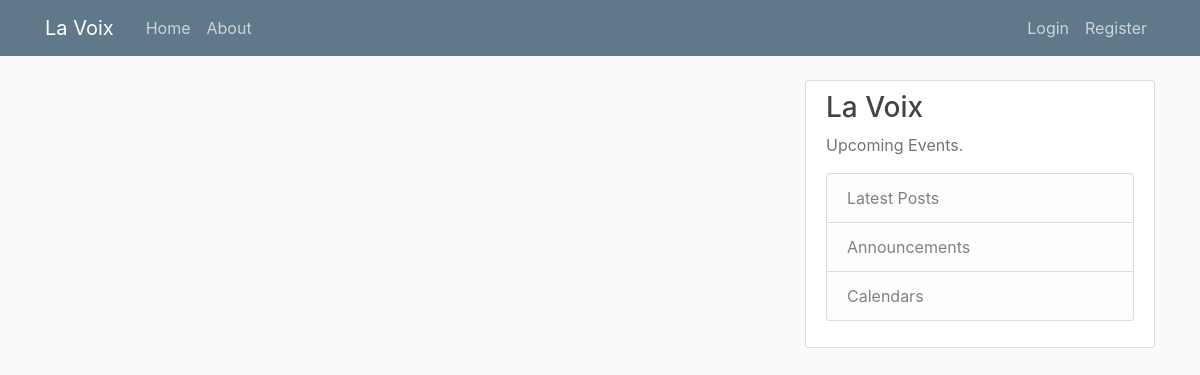
Before: / with the older database file.
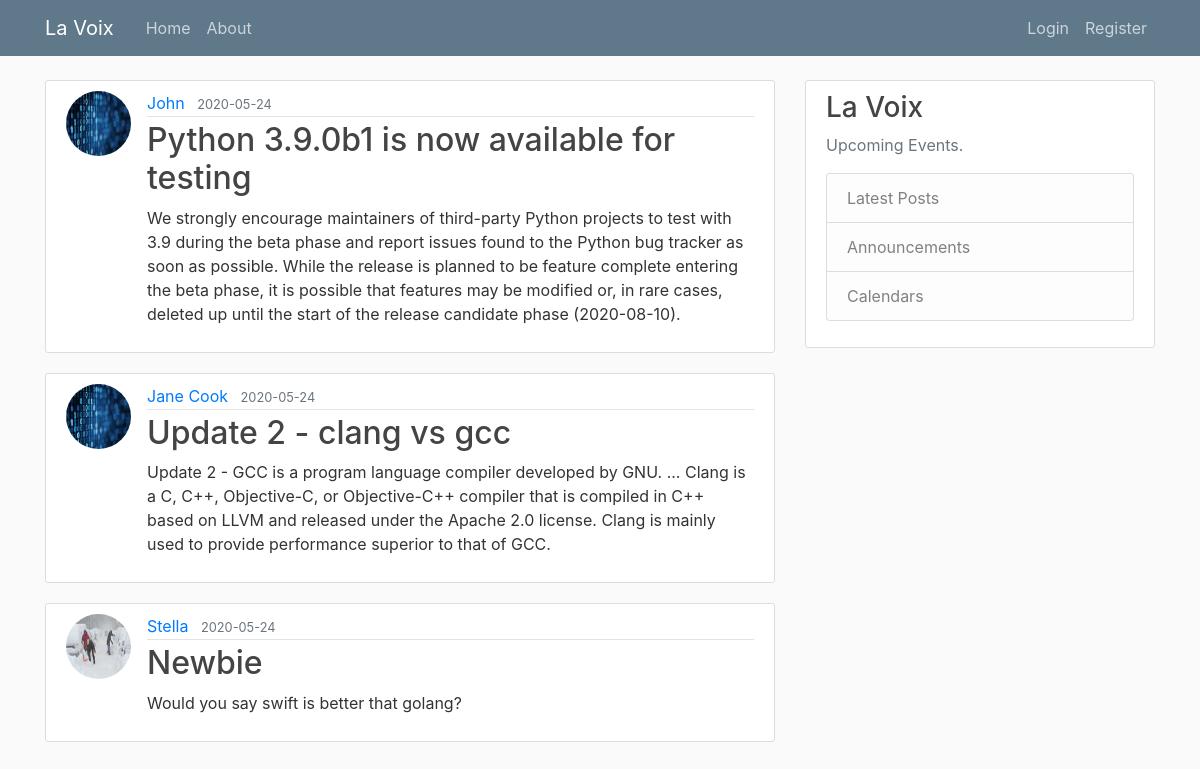
After: the same page with the newer database file.
### MyBlogApp/models.py (models this page shows)
class Post(db.Model):
    id= db.Column(db.Integer, primary_key=True)
    title = db.Column(db.String(100), nullable=False)
    date_posted = db.Column(db.DateTime, nullable=False, default=datetime.utcnow)
    content = db.Column(db.Text, nullable=False)
    user_id = db.Column(db.Integer, db.ForeignKey('user.id'), nullable=False)

class User(db.Model, UserMixin):
    id = db.Column(db.Integer, primary_key=True)
    username = db.Column(db.String(20), unique=True, nullable=False)
    email = db.Column(db.String(120), unique=True, nullable=False)
    image_file = db.Column(db.String(20), nullable=False, default='default.jpg')
    password = db.Column(db.String(60), nullable=False)
    posts = db.relationship('Post', backref='author')

### MyBlogApp/routes.py (the view)
@app.route('/')
def home():
    posts = Post.query.all() #grap all the post and place on the homepage
    return render_template('home.html', posts=posts)

### MyBlogApp/templates/home.html
{% extends "layout.html" %}
{% block content %}
    {% for post in posts %}
        <article class="media content-section">
          <img class="rounded-circle article-img" src="{{ url_for('static', filename='profile_pics/' + post.author.image_file) }}">
          <div class="media-body">
            <div class="article-metadata">
              <a class="mr-2" href="#">{{ post.author.username }}</a>
              <small class="text-muted">{{ post.date_posted.strftime('%Y-%m-%d') }}</small>
            </div>
            <h2><a class="article-title" href="{{ url_for('post', post_id=post.id) }}">{{ post.title }}</a></h2>
            <p class="article-content">{{ post.content }}</p>
          </div>
        </article>
    {% endfor %}
{% endblock content %}

### MyBlogApp/templates/layout.html (shortened to what this page needs)
<!DOCTYPE html>
<html lang="en">
<head>
    <link rel="stylesheet" href="https://stackpath.bootstrapcdn.com/bootstrap/4.4.1/css/bootstrap.min.css">
    <link rel="stylesheet" type="text/css" href="{{ url_for('static', filename='main.css') }}">
</head>
<body>
    <header class="site-header">
        <nav class="navbar navbar-expand-md navbar-dark bg-steel fixed-top">
          <div class="container">
            <a class="navbar-brand mr-4" href="/">La Voix</a>
            <div class="collapse navbar-collapse" id="navbarToggle">
              <div class="navbar-nav mr-auto">
                <a class="nav-item nav-link" href= "{{ url_for('home') }}">Home</a>
                <a class="nav-item nav-link" href= "{{ url_for('about') }}">About</a>
              </div>
              <div class="navbar-nav">
                {% if current_user.is_authenticated%}
                  <a class="nav-item nav-link" href= "{{ url_for('account') }}">Welcome, {{ current_user.username }}</a>
                  <a class="nav-item nav-link" href= "{{ url_for('create_post') }}">New Post</a>
                  <a class="nav-item nav-link" href= "{{ url_for('logout') }}">Logout</a>
                {% else %}
                  <a class="nav-item nav-link" href= "{{ url_for('login') }}">Login</a>
                  <a class="nav-item nav-link" href= "{{ url_for('register') }}">Register</a>
                {% endif %}
              </div>
            </div>
          </div>
        </nav>
      </header>
      <main role="main" class="container">
        <div class="row">
          <div class="col-md-8">
            {% block content %}{% endblock %}
          </div>
          <div class="col-md-4">
            <div class="content-section">
              <h3>La Voix</h3>
              <p class='text-muted'>Upcoming Events.
                <ul class="list-group">
                  <li class="list-group-item list-group-item-light">Latest Posts</li>
                  <li class="list-group-item list-group-item-light">Announcements</li>
                  <li class="list-group-item list-group-item-light">Calendars</li>
                </ul>
              </p>
            </div>
          </div>
        </div>
      </main>
</body>
</html>

### MyBlogApp/static/main.css (style rules this page uses)
body { background: #fafafa; color: #333333; margin-top: 5rem; }
h1, h2, h3, h4, h5, h6 { color: #444444; }
.bg-steel { background-color: #5f788a; }
.site-header .navbar-nav .nav-link { color: #cbd5db; }
.content-section { background: #ffffff; padding: 10px 20px; border: 1px solid #dddddd; border-radius: 3px; margin-bottom: 20px; }
.article-title { color: #444444; }
.article-content { white-space: pre-line; }
.article-img { height: 65px; width: 65px; margin-right: 16px; }
.article-metadata { padding-bottom: 1px; margin-bottom: 4px; border-bottom: 1px solid #e3e3e3 }

Changed rows visible on the page:
added Post: image_file (picture), author.username "John", date_posted "2020-05-24", title "Python 3.9.0b1 is now available for testing", content "We strongly encourage maintainers of third-party Python projects to test with 3.9 during the beta phase and report issues found to the Python bug tracker as soon as possible. While the release is planned to be feature complete entering the beta phase, it is possible that features may be modified or, in rare cases, deleted up until the start of the release candidate phase (2020-08-10)."
added Post: image_file (placeholder picture), author.username "Jane Cook", date_posted "2020-05-24", title "Update 2 - clang vs gcc", content "Update 2 - GCC is a program language compiler developed by GNU. ... Clang is a C, C++, Objective-C, or Objective-C++ compiler that is compiled in C++ based on LLVM and released under the Apache 2.0 license. Clang is mainly used to provide performance superior to that of GCC."
added Post: image_file (picture), author.username "Stella", date_posted "2020-05-24", title "Newbie", content "Would you say swift is better that golang?"
